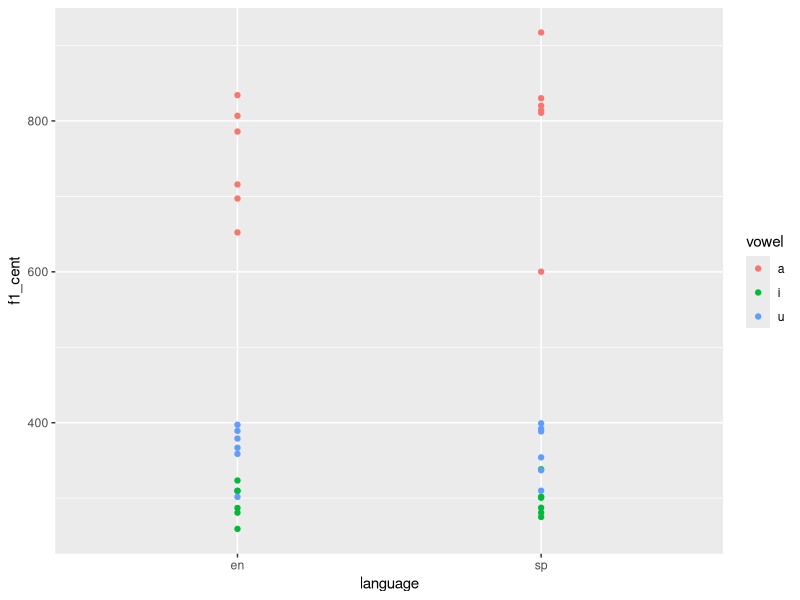
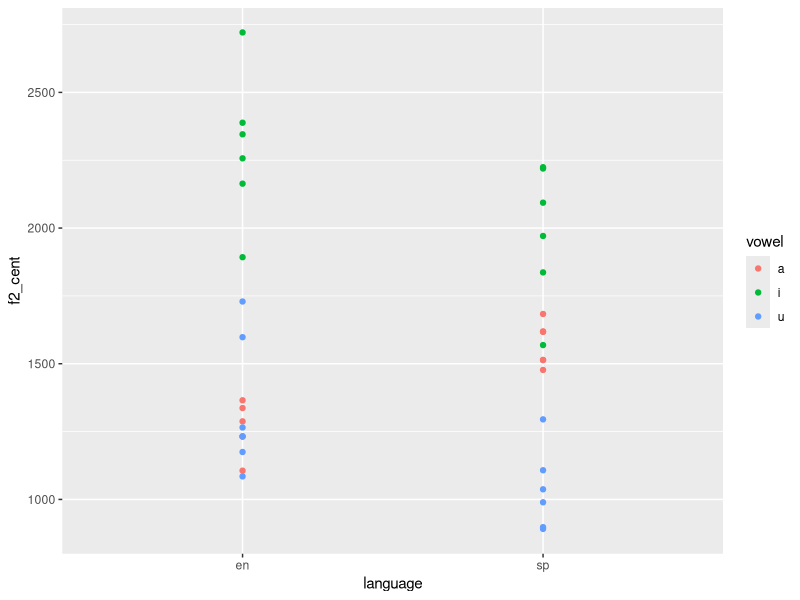
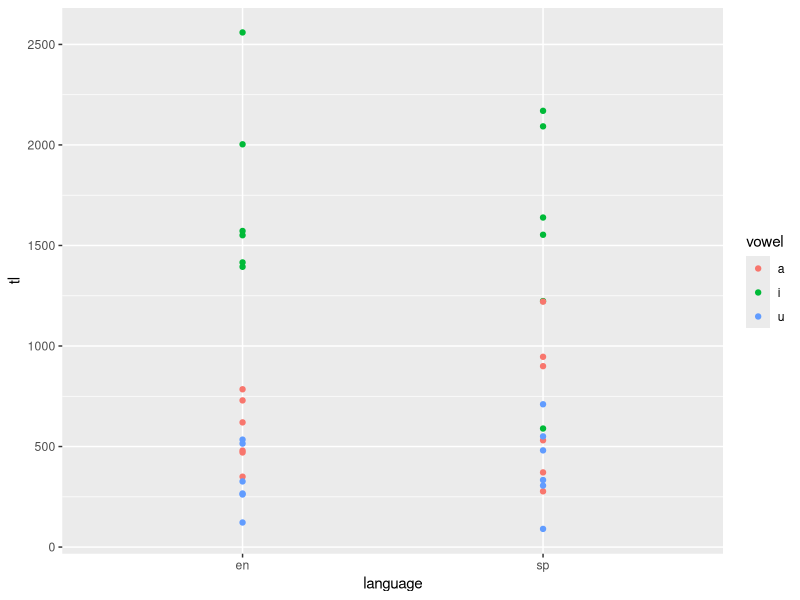
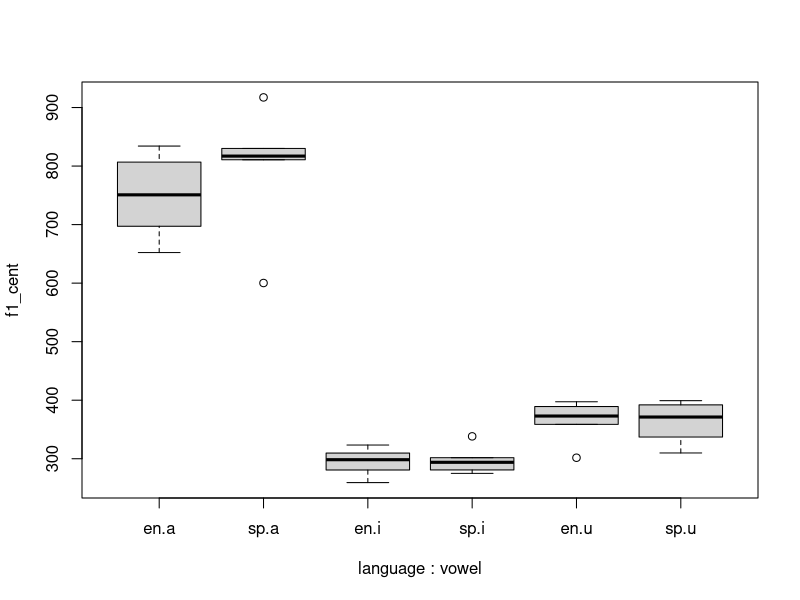
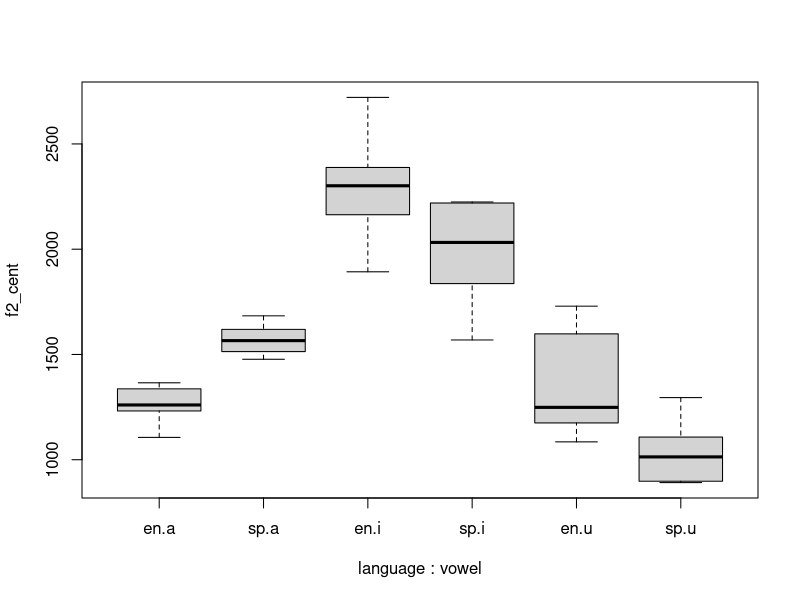
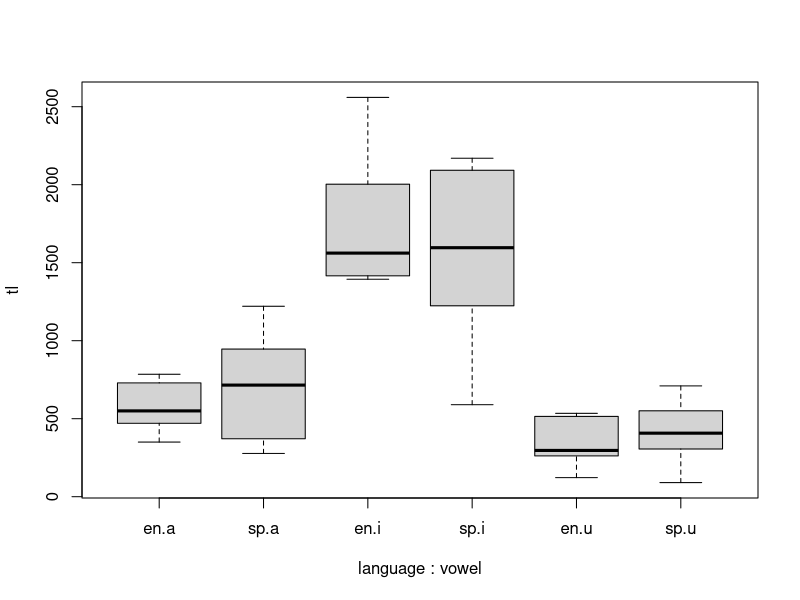

These figures' R source, in order:
## ---- chunk 1
library(tidyverse)
## ---- chunk 2

data <- read_csv("data/vowel_data.csv")

print(data)


## ---- chunk 3
# Calculate means and standard deviations of your English/Spanish vowels ------

mean(data$f1_cent, na.rm = TRUE)  

sd(data$f1_cent, na.rm = TRUE)

mean(data$f2_cent,na.rm = TRUE)

sd(data$f2_cent,na.rm = TRUE)

mean(data$tl,na.rm = TRUE)

sd (data$tl,na.rm = TRUE)


# -----------------------------------------------------------------------------
## ---- chunk 4
# 1. Plot trajectory length as a function of vowel and language ---------------

ggplot(data, aes(x = language, y = f1_cent)) +
  geom_point(aes(color = vowel))

ggplot(data, aes(x = language, y = f2_cent)) +
  geom_point(aes(color = vowel))

ggplot(data, aes(x = language, y = tl)) +
  geom_point(aes(color = vowel))

aggregate(f1_cent ~ language + vowel , FUN = sd, data = data)
boxplot(f1_cent ~ language + vowel, data = data)

aggregate(f2_cent ~ language + vowel, FUN = sd, data = data)
boxplot(f2_cent ~ language + vowel, data = data)

aggregate(tl ~ language + vowel, FUN = sd, data = data)
boxplot(tl ~ language + vowel, data = data)

# -----------------------------------------------------------------------------
